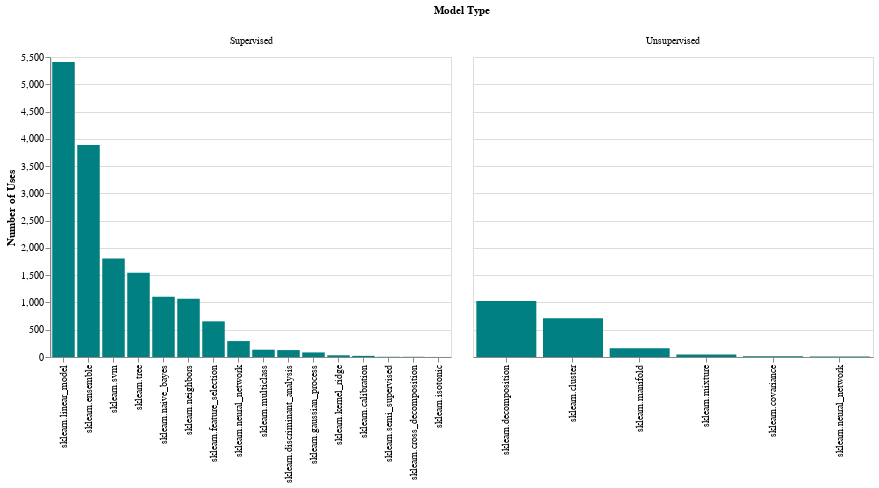

Notebook code for this chart:
### Code cell
all_u_counts = pd.Series(all_unsupervised).value_counts().reset_index().rename(
    columns = {'index':'model', 0:'count'})
all_u_counts['type'] = 'Unsupervised'

all_s_counts = pd.Series(all_supervised).value_counts().reset_index().rename(
    columns = {'index':'model', 0:'count'})
all_s_counts['type'] = 'Supervised'

all_counts = all_u_counts.append(all_s_counts)

alt.Chart(all_counts).mark_bar(color = 'teal').encode(
    alt.X('model',
         sort = alt.EncodingSortField(field="count", op="sum",order="descending"),
         title = ''
    ),
    alt.Y('count', title = 'Number of Uses'),
    alt.Column('type', title = 'Model Type')
).resolve_scale(x = 'independent')

### Figure 1 — Vega-Lite specification as saved in the notebook (floating-point values rounded to 4 significant figures)
{"$schema": "https://vega.github.io/schema/vega-lite/v3.3.0.json", "config": {"mark": {"tooltip": null}, "view": {"height": 300, "width": 400}}, "data": {"name": "data-1430ac15b09fe2955cc35830c839e1b2"}, "datasets": {"data-1430ac15b09fe2955cc35830c839e1b2": [{"count": 1027, "model": "sklearn.decomposition", "type": "Unsupervised"}, {"count": 712, "model": "sklearn.cluster", "type": "Unsupervised"}, {"count": 159, "model": "sklearn.manifold", "type": "Unsupervised"}, {"count": 47, "model": "sklearn.mixture", "type": "Unsupervised"}, {"count": 12, "model": "sklearn.covariance", "type": "Unsupervised"}, {"count": 11, "model": "sklearn.neural_network", "type": "Unsupervised"}, {"count": 5407, "model": "sklearn.linear_model", "type": "Supervised"}, {"count": 3887, "model": "sklearn.ensemble", "type": "Supervised"}, {"count": 1805, "model": "sklearn.svm", "type": "Supervised"}, {"count": 1544, "model": "sklearn.tree", "type": "Supervised"}, {"count": 1105, "model": "sklearn.naive_bayes", "type": "Supervised"}, {"count": 1066, "model": "sklearn.neighbors", "type": "Supervised"}, {"count": 654, "model": "sklearn.feature_selection", "type": "Supervised"}, {"count": 292, "model": "sklearn.neural_network", "type": "Supervised"}, {"count": 134, "model": "sklearn.multiclass", "type": "Supervised"}, {"count": 127, "model": "sklearn.discriminant_analysis", "type": "Supervised"}, {"count": 84, "model": "sklearn.gaussian_process", "type": "Supervised"}, {"count": 31, "model": "sklearn.kernel_ridge", "type": "Supervised"}, {"count": 21, "model": "sklearn.calibration", "type": "Supervised"}, {"count": 4, "model": "sklearn.semi_supervised", "type": "Supervised"}, {"count": 4, "model": "sklearn.cross_decomposition", "type": "Supervised"}, {"count": 1, "model": "sklearn.isotonic", "type": "Supervised"}]}, "encoding": {"column": {"field": "type", "title": "Model Type", "type": "nominal"}, "x": {"field": "model", "sort": {"field": "count", "op": "sum", "order": "descending"}, "title": "", "type": "nominal"}, "y": {"field": "count", "title": "Number of Uses", "type": "quantitative"}}, "mark": {"color": "teal", "type": "bar"}, "resolve": {"scale": {"x": "independent"}}}
